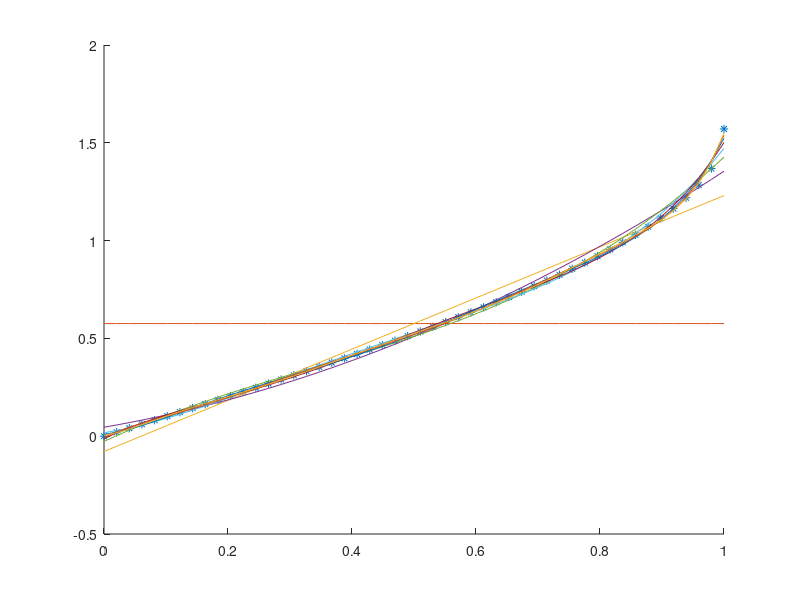

Write MATLAB code to recreate this figure.

x=linspace(0,1,50);
y=asin(x);

hold on
plot(x,y,'*');
pause(1);
for (N=1:9)
	z=polyfit(x,y,(N-1));
	w=polyval(z,x);
	plot(x,w);
	pause(1);	
endfor
